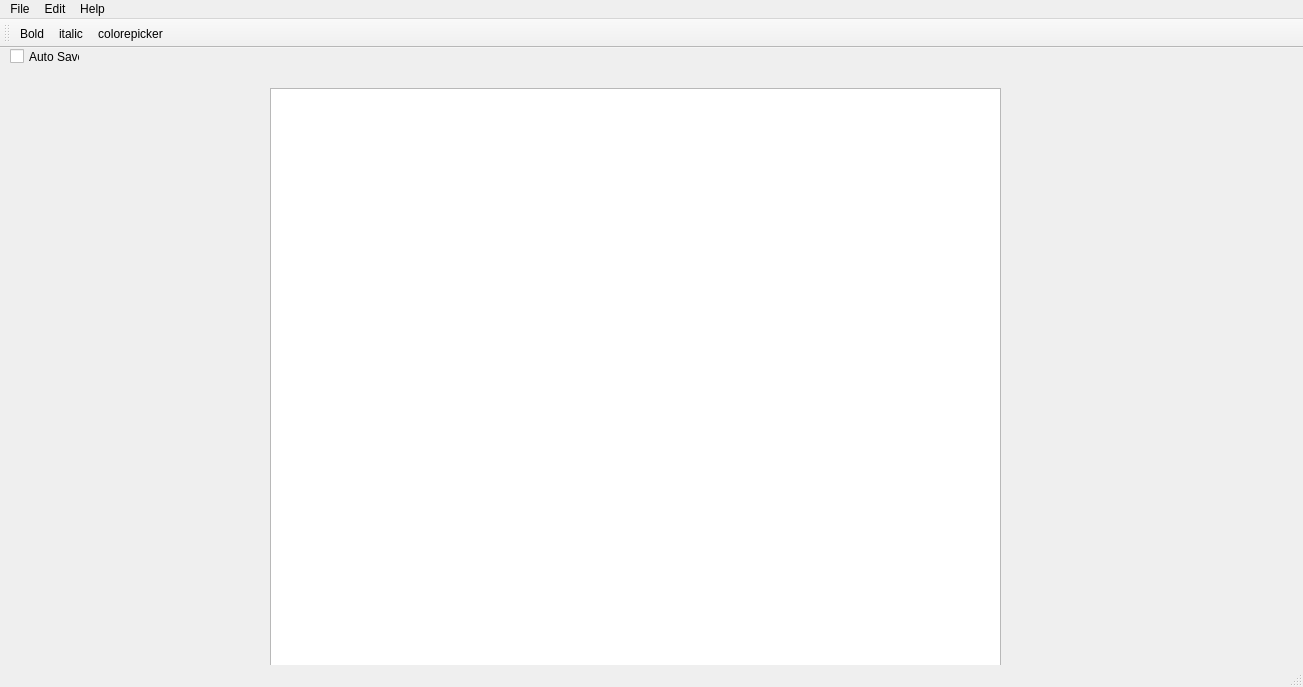
<?xml version="1.0" encoding="UTF-8"?>
<ui version="4.0">
 <class>MainWindow</class>
 <widget class="QMainWindow" name="MainWindow">
  <property name="geometry">
   <rect>
    <x>0</x>
    <y>0</y>
    <width>1303</width>
    <height>687</height>
   </rect>
  </property>
  <property name="windowTitle">
   <string>MainWindow</string>
  </property>
  <widget class="QWidget" name="centralwidget">
   <widget class="QTextEdit" name="textEdit">
    <property name="geometry">
     <rect>
      <x>270</x>
      <y>40</y>
      <width>731</width>
      <height>611</height>
     </rect>
    </property>
   </widget>
   <widget class="QCheckBox" name="checkBox">
    <property name="geometry">
     <rect>
      <x>10</x>
      <y>0</y>
      <width>70</width>
      <height>17</height>
     </rect>
    </property>
    <property name="text">
     <string>Auto Save</string>
    </property>
   </widget>
  </widget>
  <widget class="QMenuBar" name="menubar">
   <property name="geometry">
    <rect>
     <x>0</x>
     <y>0</y>
     <width>1303</width>
     <height>21</height>
    </rect>
   </property>
   <widget class="QMenu" name="menuFile">
    <property name="title">
     <string>File</string>
    </property>
    <addaction name="actionNew"/>
    <addaction name="actionSave"/>
    <addaction name="actionOpen"/>
   </widget>
   <widget class="QMenu" name="menuEdit">
    <property name="title">
     <string>Edit</string>
    </property>
    <addaction name="actionfonts"/>
    <addaction name="actionDarkMode"/>
    <addaction name="actionLightMode"/>
   </widget>
   <widget class="QMenu" name="menuHelp">
    <property name="title">
     <string>Help</string>
    </property>
    <addaction name="actionAbout"/>
    <addaction name="actionLicense"/>
    <addaction name="actionHow_to_use"/>
   </widget>
   <addaction name="menuFile"/>
   <addaction name="menuEdit"/>
   <addaction name="menuHelp"/>
  </widget>
  <widget class="QStatusBar" name="statusbar"/>
  <widget class="QToolBar" name="toolBar">
   <property name="windowTitle">
    <string>toolBar</string>
   </property>
   <attribute name="toolBarArea">
    <enum>TopToolBarArea</enum>
   </attribute>
   <attribute name="toolBarBreak">
    <bool>false</bool>
   </attribute>
   <addaction name="actionBold"/>
   <addaction name="actionitalic"/>
   <addaction name="actioncolorepicker"/>
  </widget>
  <action name="actionNew">
   <property name="text">
    <string>New</string>
   </property>
   <property name="shortcut">
    <string>Ctrl+N</string>
   </property>
  </action>
  <action name="actionSave">
   <property name="text">
    <string>Save</string>
   </property>
   <property name="shortcut">
    <string>Ctrl+S</string>
   </property>
  </action>
  <action name="actionOpen">
   <property name="text">
    <string>Open</string>
   </property>
   <property name="shortcut">
    <string>Ctrl+O</string>
   </property>
  </action>
  <action name="actionfonts">
   <property name="text">
    <string>fonts</string>
   </property>
  </action>
  <action name="actionDarkMode">
   <property name="text">
    <string>DarkMode</string>
   </property>
  </action>
  <action name="actionLightMode">
   <property name="text">
    <string>LightMode</string>
   </property>
  </action>
  <action name="actionAbout">
   <property name="text">
    <string>About</string>
   </property>
  </action>
  <action name="actionLicense">
   <property name="text">
    <string>License</string>
   </property>
  </action>
  <action name="actionHow_to_use">
   <property name="text">
    <string>How to use</string>
   </property>
  </action>
  <action name="actionAuto_Save">
   <property name="checkable">
    <bool>true</bool>
   </property>
   <property name="text">
    <string>Auto Save</string>
   </property>
   <property name="shortcutContext">
    <enum>Qt::WindowShortcut</enum>
   </property>
  </action>
  <action name="actionBold">
   <property name="icon">
    <iconset>
     <normaloff>icons/format_bold_24dp_1F1F1F_FILL0_wght400_GRAD0_opsz24.svg</normaloff>
     <normalon>../../Downloads/format_bold_24dp_1F1F1F_FILL0_wght400_GRAD0_opsz24.svg</normalon>icons/format_bold_24dp_1F1F1F_FILL0_wght400_GRAD0_opsz24.svg</iconset>
   </property>
   <property name="text">
    <string>Bold</string>
   </property>
  </action>
  <action name="actionitalic">
   <property name="icon">
    <iconset>
     <normaloff>icons/format_italic_24dp_1F1F1F_FILL0_wght400_GRAD0_opsz24.svg</normaloff>icons/format_italic_24dp_1F1F1F_FILL0_wght400_GRAD0_opsz24.svg</iconset>
   </property>
   <property name="text">
    <string>italic</string>
   </property>
  </action>
  <action name="actioncolorepicker">
   <property name="icon">
    <iconset>
     <normaloff>icons/colors_24dp_1F1F1F_FILL0_wght400_GRAD0_opsz24.svg</normaloff>icons/colors_24dp_1F1F1F_FILL0_wght400_GRAD0_opsz24.svg</iconset>
   </property>
   <property name="text">
    <string>colorepicker</string>
   </property>
  </action>
 </widget>
 <resources/>
 <connections/>
</ui>
